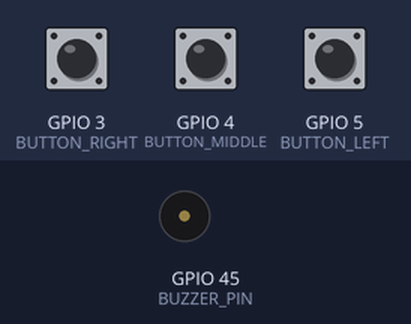
Bench run of a sketch on a simulated ESP32. Parts: buzzer (waves = sounding). The test bench sets the inputs (shaded band); at power-on: GPIO 3 (BUTTON_RIGHT) HIGH, GPIO 4 (BUTTON_MIDDLE) HIGH, GPIO 5 (BUTTON_LEFT) HIGH.

Above: at 1.7 s.
1.8 s: GPIO 3 (BUTTON_RIGHT) pulled LOW for 0.15 s
At 2.2 s:
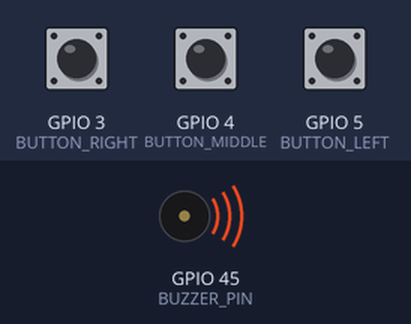
Timing chart, 0 to 4.8 s (numbered marks = the images above; inputs shaded):
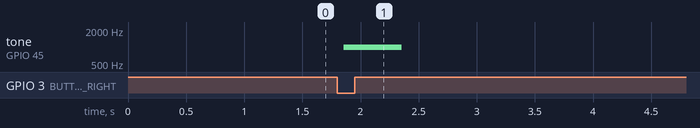

Measured:
- after the input at 1.8 s, tone on GPIO 45 (BUZZER_PIN): silent → 1000 Hz after 0.06 s, → silent 0.50 s later

The sketch:

Buttons.ino
```cpp
/*
  Buttons for reTerminal E1001
  Monitors three buttons with debouncing and buzzer feedback.

  Left: GPIO5, Middle: GPIO4, Right: GPIO3, Buzzer: GPIO45.

  Author: @Handy_4ndy
  Date: December 2025
*/

// Define button pins (GPIO numbers on the ESP32)
const int BUTTON_LEFT = 5;   // Left button connected to GPIO5
const int BUTTON_MIDDLE = 4; // Middle button connected to GPIO4
const int BUTTON_RIGHT = 3;  // Right button connected to GPIO3
const int BUZZER_PIN = 45;   // Buzzer connected to GPIO45

// Variables to remember the last state of each button
bool lastLeft = HIGH, lastMiddle = HIGH, lastRight = HIGH;

// Use Serial1 for USB serial communication (for logging)
HardwareSerial &usbSerial = Serial1;

void setup()
{
    // Start USB serial at 115200 baud rate
    usbSerial.begin(115200, SERIAL_8N1, 44, 43);
    delay(500); // Wait a bit for serial to be ready

    usbSerial.println("Button Monitoring Started");

    // Set buttons as inputs with pull-up resistors (HIGH when not pressed)
    pinMode(BUTTON_LEFT, INPUT_PULLUP);
    pinMode(BUTTON_MIDDLE, INPUT_PULLUP);
    pinMode(BUTTON_RIGHT, INPUT_PULLUP);
    // Set buzzer pin as output
    pinMode(BUZZER_PIN, OUTPUT);
}

void loop()
{
    // Check left button
    bool currentLeft = digitalRead(BUTTON_LEFT); // Read current state
    if (currentLeft != lastLeft)                 // If state changed
    {
        delay(50);              // Debounce delay to avoid false presses
        if (currentLeft == LOW) // Button is pressed (LOW when pressed)
        {
            usbSerial.println("Left Button Pressed - Navigate Page Left?");
            // You can add code here to go to previous page
            tone(BUZZER_PIN, 1000, 500); // Play a 1kHz beep for 500ms
        }
        else
        {
            usbSerial.println("Left Button Released");
        }
        lastLeft = currentLeft; // Update last state
    }

    // Check middle button (same logic as left)
    bool currentMiddle = digitalRead(BUTTON_MIDDLE);
    if (currentMiddle != lastMiddle)
    {
        delay(50);
        if (currentMiddle == LOW)
        {
            usbSerial.println("Middle Button Pressed - Navigate Page Right?");
            // You can add code here to go to next page
            tone(BUZZER_PIN, 1000, 500);
        }
        else
        {
            usbSerial.println("Middle Button Released");
        }
        lastMiddle = currentMiddle;
    }

    // Check right button (same logic as left)
    bool currentRight = digitalRead(BUTTON_RIGHT);
    if (currentRight != lastRight)
    {
        delay(50);
        if (currentRight == LOW)
        {
            usbSerial.println("Right Button Pressed - Refresh Dashboard?");
            // You can add code here to refresh the display
            tone(BUZZER_PIN, 1000, 500);
        }
        else
        {
            usbSerial.println("Right Button Released");
        }
        lastRight = currentRight;
    }

    // Small delay to prevent the loop from running too fast
    delay(10);
}
```
